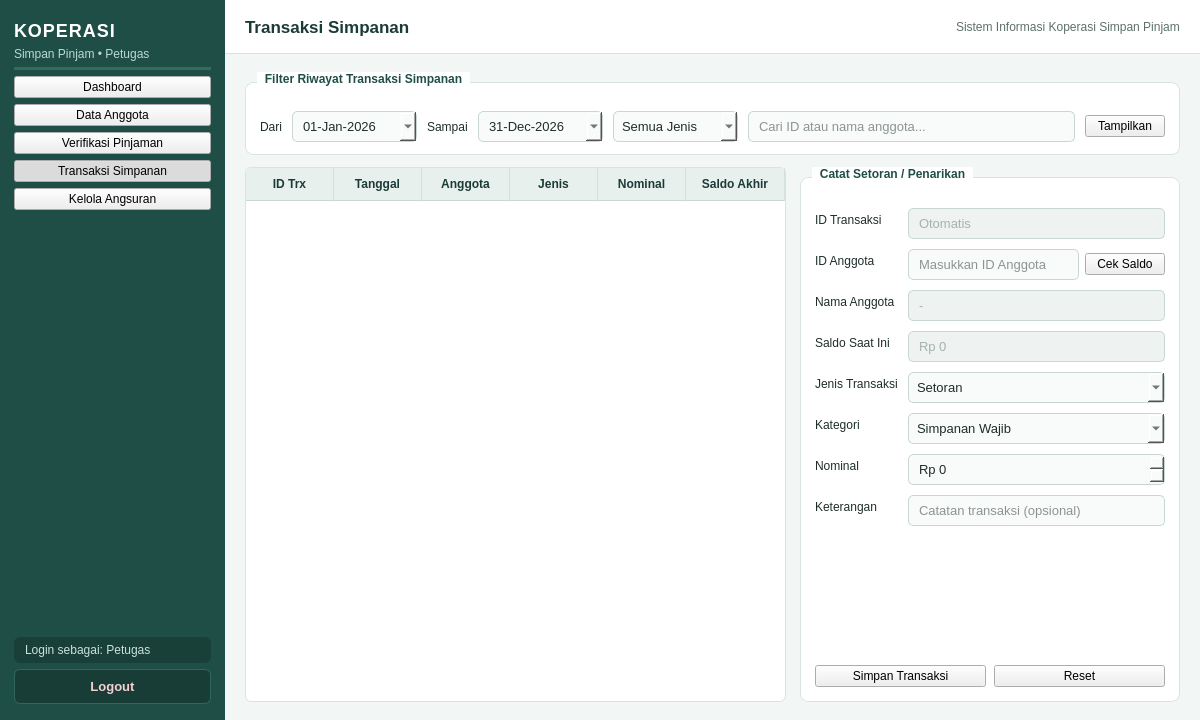
<?xml version="1.0" encoding="UTF-8"?>
<ui version="4.0">
 <class>PetugasTransaksiSimpananWindow</class>
 <widget class="QMainWindow" name="PetugasTransaksiSimpananWindow">
  <property name="geometry">
   <rect>
    <x>0</x>
    <y>0</y>
    <width>1200</width>
    <height>720</height>
   </rect>
  </property>
  <property name="minimumSize">
   <size>
    <width>1024</width>
    <height>640</height>
   </size>
  </property>
  <property name="windowTitle">
   <string>Sistem Informasi Koperasi Simpan Pinjam - Transaksi Simpanan</string>
  </property>
  <property name="styleSheet">
   <string notr="true">QMainWindow, QWidget#centralwidget {
    background-color: #F2F6F5;
    font-family: "Segoe UI", "Helvetica Neue", Arial, sans-serif;
    color: #1E2D2B;
    font-size: 13px;
}

/* Sidebar */
QFrame#frameSidebar {
    background-color: #1F4E46;
    border: none;
}

QLabel#lblAppTitle {
    color: #FFFFFF;
    font-size: 18px;
    font-weight: bold;
    letter-spacing: 1px;
}

QLabel#lblAppSubtitle {
    color: #B8DAD2;
    font-size: 12px;
}

QLabel#lblUserInfo {
    color: #CBE2DC;
    font-size: 12px;
    padding: 6px 8px;
    background-color: #193F39;
    border-radius: 6px;
}

QPushButton[navButton="true"] {
    background-color: transparent;
    color: #E2F0EC;
    border: none;
    border-radius: 6px;
    text-align: left;
    padding: 10px 14px;
    font-size: 13px;
    font-weight: 500;
}

QPushButton[navButton="true"]:hover {
    background-color: #296359;
    color: #FFFFFF;
}

QPushButton[navButton="true"]:checked {
    background-color: #2E7D6F;
    color: #FFFFFF;
    font-weight: bold;
    border-left: 4px solid #A7E3D4;
}

QPushButton#btnLogout {
    background-color: #183D37;
    color: #F5D0D0;
    border: 1px solid #30665D;
    border-radius: 6px;
    padding: 9px 14px;
    font-size: 13px;
    font-weight: bold;
}

QPushButton#btnLogout:hover {
    background-color: #991B1B;
    color: #FFFFFF;
    border-color: #991B1B;
}

/* Header Bar */
QFrame#frameHeader {
    background-color: #FFFFFF;
    border-bottom: 1px solid #D9E4E1;
}

QLabel#lblPageTitle {
    color: #1B3B36;
    font-size: 17px;
    font-weight: bold;
}

QLabel#lblHeaderInfo {
    color: #5C706C;
    font-size: 12px;
}

/* Cards &amp; GroupBoxes */
QFrame[statCard="true"] {
    background-color: #FFFFFF;
    border: 1px solid #D9E4E1;
    border-top: 3px solid #266D61;
    border-radius: 8px;
}

QLabel[statTitle="true"] {
    color: #5C706C;
    font-size: 12px;
    font-weight: bold;
}

QLabel[statValue="true"] {
    color: #1B3B36;
    font-size: 20px;
    font-weight: bold;
}

QGroupBox {
    background-color: #FFFFFF;
    border: 1px solid #D9E4E1;
    border-radius: 8px;
    margin-top: 10px;
    padding-top: 14px;
    font-weight: bold;
    color: #1B3B36;
}

QGroupBox::title {
    subcontrol-origin: margin;
    left: 12px;
    padding: 0 6px;
    background-color: #FFFFFF;
    color: #1F4E46;
}

QLabel {
    color: #1E2D2B;
}

/* Inputs */
QLineEdit, QComboBox, QDateEdit, QSpinBox, QDoubleSpinBox, QPlainTextEdit {
    background-color: #F9FBFA;
    border: 1px solid #C8D7D3;
    border-radius: 5px;
    padding: 6px 8px;
    color: #1E2D2B;
    font-size: 13px;
}

QLineEdit:focus, QComboBox:focus, QDateEdit:focus, QSpinBox:focus, QDoubleSpinBox:focus, QPlainTextEdit:focus {
    border: 1px solid #2A7B6F;
    background-color: #FFFFFF;
}

QLineEdit:read-only, QPlainTextEdit:read-only {
    background-color: #EEF3F1;
    color: #5C706C;
}

/* Tables */
QTableWidget {
    background-color: #FFFFFF;
    alternate-background-color: #F6FAF8;
    border: 1px solid #D9E4E1;
    border-radius: 6px;
    gridline-color: #E6EEEC;
    selection-background-color: #D2EBE5;
    selection-color: #14332E;
}

QHeaderView::section {
    background-color: #E7F0ED;
    color: #1B3B36;
    padding: 7px 8px;
    border: none;
    border-right: 1px solid #D3E0DC;
    border-bottom: 1px solid #C8D7D3;
    font-weight: bold;
    font-size: 12px;
}

/* Action Buttons */
QPushButton[btnType="primary"] {
    background-color: #266D61;
    color: #FFFFFF;
    border: none;
    border-radius: 5px;
    padding: 7px 14px;
    font-weight: bold;
}

QPushButton[btnType="primary"]:hover {
    background-color: #1F5B51;
}

QPushButton[btnType="secondary"] {
    background-color: #2A6F8E;
    color: #FFFFFF;
    border: none;
    border-radius: 5px;
    padding: 7px 14px;
    font-weight: bold;
}

QPushButton[btnType="secondary"]:hover {
    background-color: #215973;
}

QPushButton[btnType="danger"] {
    background-color: #C24141;
    color: #FFFFFF;
    border: none;
    border-radius: 5px;
    padding: 7px 14px;
    font-weight: bold;
}

QPushButton[btnType="danger"]:hover {
    background-color: #9E3030;
}

QPushButton[btnType="neutral"] {
    background-color: #EDF3F1;
    color: #2B423E;
    border: 1px solid #C8D7D3;
    border-radius: 5px;
    padding: 7px 14px;
}

QPushButton[btnType="neutral"]:hover {
    background-color: #DFEAE6;
}</string>
  </property>
  <widget class="QWidget" name="centralwidget">
   <layout class="QHBoxLayout" name="layoutRoot">
    <property name="spacing">
     <number>0</number>
    </property>
    <property name="leftMargin">
     <number>0</number>
    </property>
    <property name="topMargin">
     <number>0</number>
    </property>
    <property name="rightMargin">
     <number>0</number>
    </property>
    <property name="bottomMargin">
     <number>0</number>
    </property>
    <item>
     <widget class="QFrame" name="frameSidebar">
      <property name="minimumSize">
       <size>
        <width>225</width>
        <height>0</height>
       </size>
      </property>
      <property name="maximumSize">
       <size>
        <width>225</width>
        <height>16777215</height>
       </size>
      </property>
      <property name="frameShape">
       <enum>QFrame::NoFrame</enum>
      </property>
      <layout class="QVBoxLayout" name="layoutSidebar">
       <property name="spacing">
        <number>6</number>
       </property>
       <property name="leftMargin">
        <number>14</number>
       </property>
       <property name="topMargin">
        <number>20</number>
       </property>
       <property name="rightMargin">
        <number>14</number>
       </property>
       <property name="bottomMargin">
        <number>16</number>
       </property>
       <item>
        <widget class="QLabel" name="lblAppTitle">
         <property name="text">
          <string>KOPERASI</string>
         </property>
        </widget>
       </item>
       <item>
        <widget class="QLabel" name="lblAppSubtitle">
         <property name="text">
          <string>Simpan Pinjam • Petugas</string>
         </property>
        </widget>
       </item>
       <item>
        <widget class="Line" name="lineSidebarTop">
         <property name="styleSheet">
          <string notr="true">background-color: #346B61; max-height: 1px; border: none; margin-top: 6px; margin-bottom: 8px;</string>
         </property>
         <property name="orientation">
          <enum>Qt::Horizontal</enum>
         </property>
        </widget>
       </item>
       <item>
        <widget class="QPushButton" name="btnNavDashboard">
         <property name="text">
          <string>Dashboard</string>
         </property>
         <property name="checkable">
          <bool>true</bool>
         </property>
         <property name="autoExclusive">
          <bool>true</bool>
         </property>
         <property name="navButton" stdset="0">
          <bool>true</bool>
         </property>
        </widget>
       </item>
       <item>
        <widget class="QPushButton" name="btnNavAnggota">
         <property name="text">
          <string>Data Anggota</string>
         </property>
         <property name="checkable">
          <bool>true</bool>
         </property>
         <property name="autoExclusive">
          <bool>true</bool>
         </property>
         <property name="navButton" stdset="0">
          <bool>true</bool>
         </property>
        </widget>
       </item>
       <item>
        <widget class="QPushButton" name="btnNavVerifikasi">
         <property name="text">
          <string>Verifikasi Pinjaman</string>
         </property>
         <property name="checkable">
          <bool>true</bool>
         </property>
         <property name="autoExclusive">
          <bool>true</bool>
         </property>
         <property name="navButton" stdset="0">
          <bool>true</bool>
         </property>
        </widget>
       </item>
       <item>
        <widget class="QPushButton" name="btnNavSimpanan">
         <property name="text">
          <string>Transaksi Simpanan</string>
         </property>
         <property name="checkable">
          <bool>true</bool>
         </property>
         <property name="checked">
          <bool>true</bool>
         </property>
         <property name="autoExclusive">
          <bool>true</bool>
         </property>
         <property name="navButton" stdset="0">
          <bool>true</bool>
         </property>
        </widget>
       </item>
       <item>
        <widget class="QPushButton" name="btnNavAngsuran">
         <property name="text">
          <string>Kelola Angsuran</string>
         </property>
         <property name="checkable">
          <bool>true</bool>
         </property>
         <property name="autoExclusive">
          <bool>true</bool>
         </property>
         <property name="navButton" stdset="0">
          <bool>true</bool>
         </property>
        </widget>
       </item>
       <item>
        <spacer name="spacerSidebar">
         <property name="orientation">
          <enum>Qt::Vertical</enum>
         </property>
         <property name="sizeHint" stdset="0">
          <size>
           <width>20</width>
           <height>40</height>
          </size>
         </property>
        </spacer>
       </item>
       <item>
        <widget class="QLabel" name="lblUserInfo">
         <property name="text">
          <string>Login sebagai: Petugas</string>
         </property>
        </widget>
       </item>
       <item>
        <widget class="QPushButton" name="btnLogout">
         <property name="text">
          <string>Logout</string>
         </property>
        </widget>
       </item>
      </layout>
     </widget>
    </item>
    <item>
     <layout class="QVBoxLayout" name="layoutContent">
      <property name="spacing">
       <number>0</number>
      </property>
      <item>
       <widget class="QFrame" name="frameHeader">
        <property name="minimumSize">
         <size>
          <width>0</width>
          <height>54</height>
         </size>
        </property>
        <property name="maximumSize">
         <size>
          <width>16777215</width>
          <height>54</height>
         </size>
        </property>
        <property name="frameShape">
         <enum>QFrame::NoFrame</enum>
        </property>
        <layout class="QHBoxLayout" name="layoutHeader">
         <property name="leftMargin">
          <number>20</number>
         </property>
         <property name="rightMargin">
          <number>20</number>
         </property>
         <item>
          <widget class="QLabel" name="lblPageTitle">
           <property name="text">
            <string>Transaksi Simpanan</string>
           </property>
          </widget>
         </item>
         <item>
          <spacer name="spacerHeader">
           <property name="orientation">
            <enum>Qt::Horizontal</enum>
           </property>
           <property name="sizeHint" stdset="0">
            <size>
             <width>40</width>
             <height>20</height>
            </size>
           </property>
          </spacer>
         </item>
         <item>
          <widget class="QLabel" name="lblHeaderInfo">
           <property name="text">
            <string>Sistem Informasi Koperasi Simpan Pinjam</string>
           </property>
          </widget>
         </item>
        </layout>
       </widget>
      </item>
      <item>
        <!-- PAGE 3: TRANSAKSI SIMPANAN -->
        <widget class="QWidget" name="pageTransaksiSimpanan">
         <layout class="QVBoxLayout" name="layoutSimpanan">
          <property name="spacing">
           <number>12</number>
          </property>
          <property name="leftMargin">
           <number>20</number>
          </property>
          <property name="topMargin">
           <number>18</number>
          </property>
          <property name="rightMargin">
           <number>20</number>
          </property>
          <property name="bottomMargin">
           <number>18</number>
          </property>
          <item>
           <widget class="QGroupBox" name="grpFilterSimpanan">
            <property name="title">
             <string>Filter Riwayat Transaksi Simpanan</string>
            </property>
            <layout class="QHBoxLayout" name="layoutFilterSimpanan">
             <property name="spacing">
              <number>10</number>
             </property>
             <property name="leftMargin">
              <number>14</number>
             </property>
             <property name="topMargin">
              <number>14</number>
             </property>
             <property name="rightMargin">
              <number>14</number>
             </property>
             <property name="bottomMargin">
              <number>12</number>
             </property>
             <item>
              <widget class="QLabel" name="lblSimpDari">
               <property name="text">
                <string>Dari</string>
               </property>
              </widget>
             </item>
             <item>
              <widget class="QDateEdit" name="dateSimpananDari">
               <property name="minimumSize">
                <size>
                 <width>125</width>
                 <height>0</height>
                </size>
               </property>
               <property name="date">
                <date>
                 <year>2026</year>
                 <month>1</month>
                 <day>1</day>
                </date>
               </property>
               <property name="displayFormat">
                <string>dd-MMM-yyyy</string>
               </property>
               <property name="calendarPopup">
                <bool>true</bool>
               </property>
              </widget>
             </item>
             <item>
              <widget class="QLabel" name="lblSimpSampai">
               <property name="text">
                <string>Sampai</string>
               </property>
              </widget>
             </item>
             <item>
              <widget class="QDateEdit" name="dateSimpananSampai">
               <property name="minimumSize">
                <size>
                 <width>125</width>
                 <height>0</height>
                </size>
               </property>
               <property name="date">
                <date>
                 <year>2026</year>
                 <month>12</month>
                 <day>31</day>
                </date>
               </property>
               <property name="displayFormat">
                <string>dd-MMM-yyyy</string>
               </property>
               <property name="calendarPopup">
                <bool>true</bool>
               </property>
              </widget>
             </item>
             <item>
              <widget class="QComboBox" name="cmbFilterJenisSimpanan">
               <property name="minimumSize">
                <size>
                 <width>125</width>
                 <height>0</height>
                </size>
               </property>
               <item>
                <property name="text">
                 <string>Semua Jenis</string>
                </property>
               </item>
               <item>
                <property name="text">
                 <string>Setoran</string>
                </property>
               </item>
               <item>
                <property name="text">
                 <string>Penarikan</string>
                </property>
               </item>
              </widget>
             </item>
             <item>
              <widget class="QLineEdit" name="txtCariSimpanan">
               <property name="placeholderText">
                <string>Cari ID atau nama anggota...</string>
               </property>
              </widget>
             </item>
             <item>
              <widget class="QPushButton" name="btnFilterSimpanan">
               <property name="text">
                <string>Tampilkan</string>
               </property>
               <property name="btnType" stdset="0">
                <string>neutral</string>
               </property>
              </widget>
             </item>
            </layout>
           </widget>
          </item>
          <item>
           <layout class="QHBoxLayout" name="layoutSimpananBody">
            <property name="spacing">
             <number>14</number>
            </property>
            <item>
             <widget class="QTableWidget" name="tblTransaksiSimpanan">
              <property name="editTriggers">
               <set>QAbstractItemView::NoEditTriggers</set>
              </property>
              <property name="alternatingRowColors">
               <bool>true</bool>
              </property>
              <property name="selectionMode">
               <enum>QAbstractItemView::SingleSelection</enum>
              </property>
              <property name="selectionBehavior">
               <enum>QAbstractItemView::SelectRows</enum>
              </property>
              <attribute name="horizontalHeaderDefaultSectionSize">
               <number>88</number>
              </attribute>
              <attribute name="horizontalHeaderStretchLastSection">
               <bool>true</bool>
              </attribute>
              <column>
               <property name="text">
                <string>ID Trx</string>
               </property>
              </column>
              <column>
               <property name="text">
                <string>Tanggal</string>
               </property>
              </column>
              <column>
               <property name="text">
                <string>Anggota</string>
               </property>
              </column>
              <column>
               <property name="text">
                <string>Jenis</string>
               </property>
              </column>
              <column>
               <property name="text">
                <string>Nominal</string>
               </property>
              </column>
              <column>
               <property name="text">
                <string>Saldo Akhir</string>
               </property>
              </column>
             </widget>
            </item>
            <item>
             <widget class="QGroupBox" name="grpFormSimpanan">
              <property name="minimumSize">
               <size>
                <width>350</width>
                <height>0</height>
               </size>
              </property>
              <property name="maximumSize">
               <size>
                <width>380</width>
                <height>16777215</height>
               </size>
              </property>
              <property name="title">
               <string>Catat Setoran / Penarikan</string>
              </property>
              <layout class="QVBoxLayout" name="layoutFormSimpananWrap">
               <property name="spacing">
                <number>10</number>
               </property>
               <property name="leftMargin">
                <number>14</number>
               </property>
               <property name="topMargin">
                <number>16</number>
               </property>
               <property name="rightMargin">
                <number>14</number>
               </property>
               <property name="bottomMargin">
                <number>14</number>
               </property>
               <item>
                <layout class="QFormLayout" name="formSimpanan">
                 <property name="verticalSpacing">
                  <number>10</number>
                 </property>
                 <item row="0" column="0">
                  <widget class="QLabel" name="lblSimpIdTrx">
                   <property name="text">
                    <string>ID Transaksi</string>
                   </property>
                  </widget>
                 </item>
                 <item row="0" column="1">
                  <widget class="QLineEdit" name="txtSimpananIdTrx">
                   <property name="readOnly">
                    <bool>true</bool>
                   </property>
                   <property name="placeholderText">
                    <string>Otomatis</string>
                   </property>
                  </widget>
                 </item>
                 <item row="1" column="0">
                  <widget class="QLabel" name="lblSimpIdAnggota">
                   <property name="text">
                    <string>ID Anggota</string>
                   </property>
                  </widget>
                 </item>
                 <item row="1" column="1">
                  <layout class="QHBoxLayout" name="layoutCekSaldo">
                   <property name="spacing">
                    <number>6</number>
                   </property>
                   <item>
                    <widget class="QLineEdit" name="txtSimpananIdAnggota">
                     <property name="placeholderText">
                      <string>Masukkan ID Anggota</string>
                     </property>
                    </widget>
                   </item>
                   <item>
                    <widget class="QPushButton" name="btnCekSaldoAnggota">
                     <property name="text">
                      <string>Cek Saldo</string>
                     </property>
                     <property name="btnType" stdset="0">
                      <string>secondary</string>
                     </property>
                    </widget>
                   </item>
                  </layout>
                 </item>
                 <item row="2" column="0">
                  <widget class="QLabel" name="lblSimpNamaAnggota">
                   <property name="text">
                    <string>Nama Anggota</string>
                   </property>
                  </widget>
                 </item>
                 <item row="2" column="1">
                  <widget class="QLineEdit" name="txtSimpananNamaAnggota">
                   <property name="readOnly">
                    <bool>true</bool>
                   </property>
                   <property name="placeholderText">
                    <string>-</string>
                   </property>
                  </widget>
                 </item>
                 <item row="3" column="0">
                  <widget class="QLabel" name="lblSimpSaldoSaatIni">
                   <property name="text">
                    <string>Saldo Saat Ini</string>
                   </property>
                  </widget>
                 </item>
                 <item row="3" column="1">
                  <widget class="QLineEdit" name="txtSimpananSaldoSaatIni">
                   <property name="readOnly">
                    <bool>true</bool>
                   </property>
                   <property name="placeholderText">
                    <string>Rp 0</string>
                   </property>
                  </widget>
                 </item>
                 <item row="4" column="0">
                  <widget class="QLabel" name="lblSimpJenis">
                   <property name="text">
                    <string>Jenis Transaksi</string>
                   </property>
                  </widget>
                 </item>
                 <item row="4" column="1">
                  <widget class="QComboBox" name="cmbJenisSimpanan">
                   <item>
                    <property name="text">
                     <string>Setoran</string>
                    </property>
                   </item>
                   <item>
                    <property name="text">
                     <string>Penarikan</string>
                    </property>
                   </item>
                  </widget>
                 </item>
                 <item row="5" column="0">
                  <widget class="QLabel" name="lblSimpKategori">
                   <property name="text">
                    <string>Kategori</string>
                   </property>
                  </widget>
                 </item>
                 <item row="5" column="1">
                  <widget class="QComboBox" name="cmbKategoriSimpanan">
                   <item>
                    <property name="text">
                     <string>Simpanan Wajib</string>
                    </property>
                   </item>
                   <item>
                    <property name="text">
                     <string>Simpanan Sukarela</string>
                    </property>
                   </item>
                   <item>
                    <property name="text">
                     <string>Simpanan Pokok</string>
                    </property>
                   </item>
                  </widget>
                 </item>
                 <item row="6" column="0">
                  <widget class="QLabel" name="lblSimpNominal">
                   <property name="text">
                    <string>Nominal</string>
                   </property>
                  </widget>
                 </item>
                 <item row="6" column="1">
                  <widget class="QDoubleSpinBox" name="spnNominalSimpanan">
                   <property name="prefix">
                    <string>Rp </string>
                   </property>
                   <property name="decimals">
                    <number>0</number>
                   </property>
                   <property name="maximum">
                    <double>1000000000.000000000000000</double>
                   </property>
                   <property name="singleStep">
                    <double>50000.000000000000000</double>
                   </property>
                  </widget>
                 </item>
                 <item row="7" column="0">
                  <widget class="QLabel" name="lblSimpKeterangan">
                   <property name="text">
                    <string>Keterangan</string>
                   </property>
                  </widget>
                 </item>
                 <item row="7" column="1">
                  <widget class="QLineEdit" name="txtSimpananKeterangan">
                   <property name="placeholderText">
                    <string>Catatan transaksi (opsional)</string>
                   </property>
                  </widget>
                 </item>
                </layout>
               </item>
               <item>
                <spacer name="spacerFormSimpanan">
                 <property name="orientation">
                  <enum>Qt::Vertical</enum>
                 </property>
                 <property name="sizeHint" stdset="0">
                  <size>
                   <width>20</width>
                   <height>20</height>
                  </size>
                 </property>
                </spacer>
               </item>
               <item>
                <layout class="QHBoxLayout" name="layoutSimpananButtons">
                 <property name="spacing">
                  <number>8</number>
                 </property>
                 <item>
                  <widget class="QPushButton" name="btnSimpanTransaksiSimpanan">
                   <property name="text">
                    <string>Simpan Transaksi</string>
                   </property>
                   <property name="btnType" stdset="0">
                    <string>primary</string>
                   </property>
                  </widget>
                 </item>
                 <item>
                  <widget class="QPushButton" name="btnResetSimpanan">
                   <property name="text">
                    <string>Reset</string>
                   </property>
                   <property name="btnType" stdset="0">
                    <string>neutral</string>
                   </property>
                  </widget>
                 </item>
                </layout>
               </item>
              </layout>
             </widget>
            </item>
           </layout>
          </item>
         </layout>
        </widget>
      </item>
     </layout>
    </item>
   </layout>
  </widget>
 </widget>
 <resources/>
 <connections/>
</ui>
